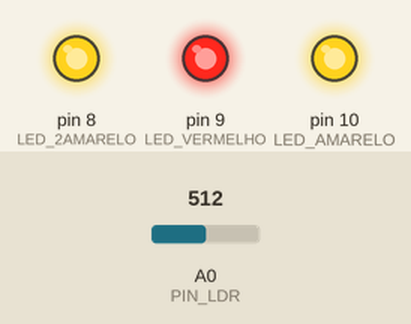
This sketch was run on a simulated Arduino Uno, built with avr-gcc and run on an emulated ATmega328P. Shown: output pins drawn as LEDs (lit = HIGH). The test bench sets the inputs (shaded band); at power-on: A0 (PIN_LDR) = 512.

Above: at 1.2 s.
1.3 s: A0 (PIN_LDR) set to 716
At 2.3 s:
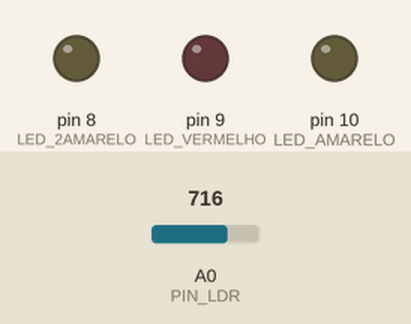
2.8 s: A0 (PIN_LDR) set to 755
4.3 s: A0 (PIN_LDR) set to 778
At 4.6 s:
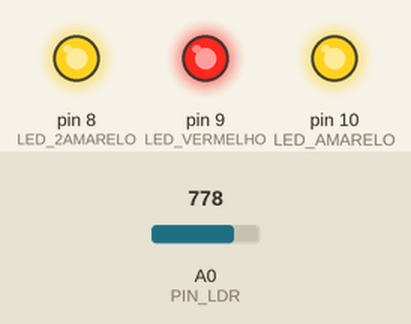
5.8 s: A0 (PIN_LDR) set to 900
At 7.0 s:
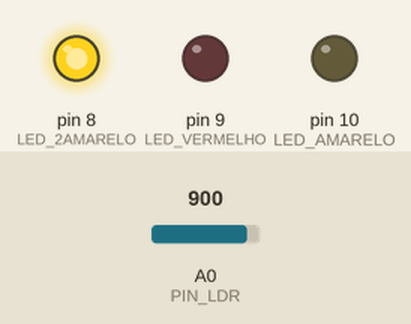
7.3 s: A0 (PIN_LDR) set to 935
At 8.1 s:
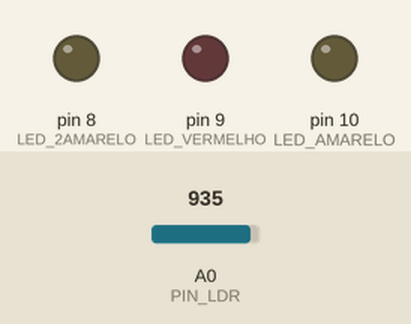
8.8 s: A0 (PIN_LDR) set to 122
At 9.3 s:
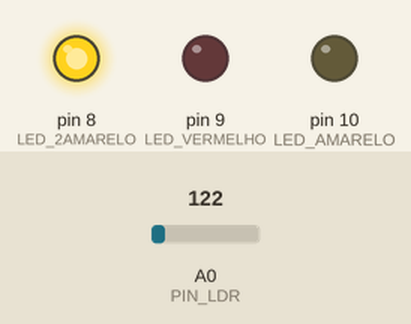
Timing chart, 0 to 11.3 s (numbered marks = the images above; inputs shaded):
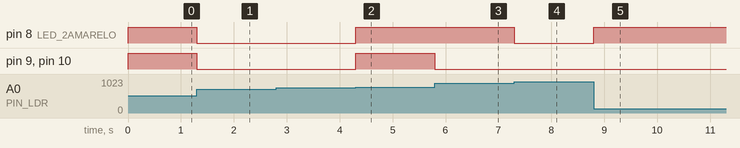

The sketch:

controle_luz_ldr.ino
```cpp
#define PIN_LDR A0
#define LED_AMARELO 10
#define LED_VERMELHO 9
#define LED_2AMARELO 8
#define VALOR_NOITE 50
#define VALOR_TRANSITORIO 100
#define VALOR_DIA 150

uint8_t valorLdr = 0;

void setup()
{
  Serial.begin(9600);
  pinMode(PIN_LDR, INPUT);
  pinMode(LED_AMARELO, OUTPUT);
  pinMode(LED_VERMELHO, OUTPUT);
  pinMode(LED_2AMARELO, OUTPUT);
}

void loop()
{
  valorLdr = analogRead(PIN_LDR);

  if (valorLdr < VALOR_NOITE)
  {
    digitalWrite(LED_AMARELO, HIGH);
    digitalWrite(LED_VERMELHO, HIGH);
    digitalWrite(LED_2AMARELO, HIGH);
  }
  else if ((valorLdr > VALOR_NOITE) && (valorLdr < VALOR_TRANSITORIO))
  {
    digitalWrite(LED_AMARELO, LOW);
    digitalWrite(LED_VERMELHO, HIGH);
    digitalWrite(LED_2AMARELO, HIGH);
  }
  else if ((valorLdr > VALOR_TRANSITORIO) && (valorLdr < VALOR_DIA))
  {
    digitalWrite(LED_AMARELO, LOW);
    digitalWrite(LED_VERMELHO, LOW);
    digitalWrite(LED_2AMARELO, HIGH);
  }
  else
  {
    digitalWrite(LED_AMARELO, LOW);
    digitalWrite(LED_VERMELHO, LOW);
    digitalWrite(LED_2AMARELO, LOW);
  }
}
```

Measured:
- the behaviour switches between 767 and 768 on A0 (PIN_LDR) (found by bisection; images 1 and 2)
- the behaviour switches between 917 and 918 on A0 (PIN_LDR) (found by bisection; images 3 and 4)
- after the input at 1.3 s, pin 8 (LED_2AMARELO), pin 9 (LED_VERMELHO), pin 10 (LED_AMARELO): HIGH → LOW at once
- after the input at 2.8 s, every drawn part: stays the same
- after the input at 4.3 s, pin 8 (LED_2AMARELO), pin 9 (LED_VERMELHO), pin 10 (LED_AMARELO): LOW → HIGH at once
- after the input at 5.8 s, pin 9 (LED_VERMELHO), pin 10 (LED_AMARELO): HIGH → LOW at once
- after the input at 7.3 s, pin 8 (LED_2AMARELO): HIGH → LOW at once
- after the input at 8.8 s, pin 8 (LED_2AMARELO): LOW → HIGH at once
